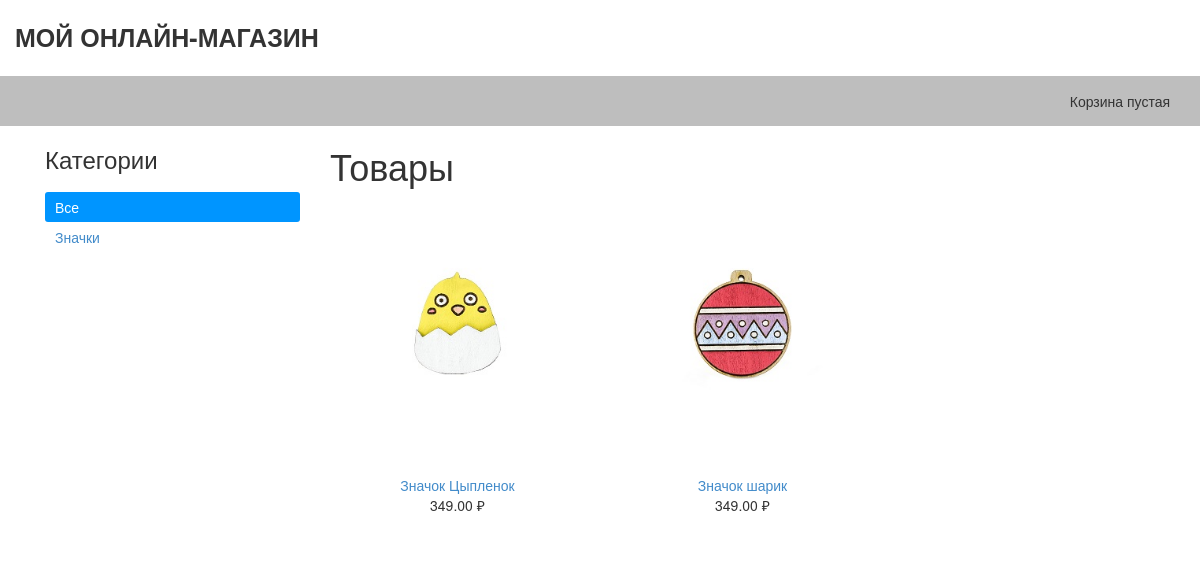
The page / on the database its author committed.
### shop/models.py (models this page shows, shortened)
class Category(models.Model):
    name = models.CharField(max_length=200, db_index=True)
    slug = models.SlugField(max_length=200, db_index=True, unique=True)
    class Meta:
        ordering = ['name']
        verbose_name = 'Категория'
        verbose_name_plural = 'Категории'
    def get_absolute_url(self):
        return reverse('shop:ProductListByCategory', args=[self.slug])

class Product(models.Model):
    category = models.ForeignKey(Category, related_name='products', verbose_name="Категория")
    name = models.CharField(max_length=200, db_index=True, verbose_name="Название")
    slug = models.SlugField(max_length=200, db_index=True)
    image = models.ImageField(upload_to='products/%Y/%m/%d/', blank=True, verbose_name="Изображение товара")
    description = models.TextField(blank=True, verbose_name="Описание")
    price = models.DecimalField(max_digits=10, decimal_places=2, verbose_name="Цена")
    stock = models.PositiveIntegerField(verbose_name="На складе")
    available = models.BooleanField(default=True, verbose_name="Доступен")
    created = models.DateTimeField(auto_now_add=True)
    updated = models.DateTimeField(auto_now=True)
    class Meta:
        ordering = ['name']
        verbose_name = 'Товар'
        verbose_name_plural = 'Товары'
        index_together = [
            ['id', 'slug']
        ]
    def get_absolute_url(self):
        return reverse('shop:ProductDetail', args=[self.id, self.slug])

### shop/views.py (the view)
# urls.py: url(r'^$', views.product_list, name='ProductList'),
def product_list(request, category_slug=None):
    category = None
    categories = Category.objects.all()
    products = Product.objects.filter(available=True)
    if category_slug:
        category = get_object_or_404(Category, slug=category_slug)
        products = products.filter(category=category)
    return render(request, 'shop/product/list.html', {
        'category': category,
        'categories': categories,
        'products': products
    })

### cart/cart.py (called while the page is built)
    def __len__(self):
        return sum(item['quantity'] for item in self.cart.values())

### cart/context_processors.py (called while the page is built)
def cart(request):
    return {'cart': Cart(request)}

### shop/templates/shop/product/list.html (shortened to what this page needs)
{% extends 'shop/base.html' %}
{% load static %}
{% block content %}
<div id="sidebar" class="col-sm-3">
    <h3>Категории</h3>
    <ul>
        <a href="{% url 'shop:ProductList' %}">
            <li {% if not category %} class="selected" {% endif %}>
                Все
            </li>
        </a>
        {% for cat in categories %}
        <a href="{{ cat.get_absolute_url }}">
            <li {% if category.slug == cat.slug %} class="selected" {% endif %}>
                {{ cat.name }}
            </li>
        </a>
        {% endfor %}
    </ul>
</div>
<div id="main" class="product_list col-sm-9">
    <h1>{% if category %}{{ category.name }}{% else %}Товары{% endif %}</h1>
    <div class="items row">
        {% for product in products %}
        <div class="item col-sm-4">
            <a href="{{ product.get_absolute_url }}">
                <img src="{% if product.image %}{{ product.image.url }}{% else %}{% static 'img/no-image.jpg'%}{% endif %}"
                     class="img-responsive">
            </a>
            <a href="{{ product.get_absolute_url }}">{{ product.name }}</a><br>
            {{ product.price }} &#x20bd;
        </div>
        {% endfor %}
    </div>
</div>
{% endblock %}

### shop/static/css/style.css (style rules this page uses)
#sidebar ul { list-style: none; margin: 0; padding: 0; margin-top: 20px; }
#sidebar ul li { padding: 5px 10px; }
#sidebar ul li.selected { background: #0095ff; color: white; border-radius: 3px; }
.items { margin-top: 20px; }
.item { text-align: center; margin-bottom: 30px; }
.item a img { margin-bottom: 15px; }

### rows shown on the page
Category: name "Значки"
Product: image (picture), name "Значок Цыпленок", price "349.00"
Product: image (picture), name "Значок шарик", price "349.00"
